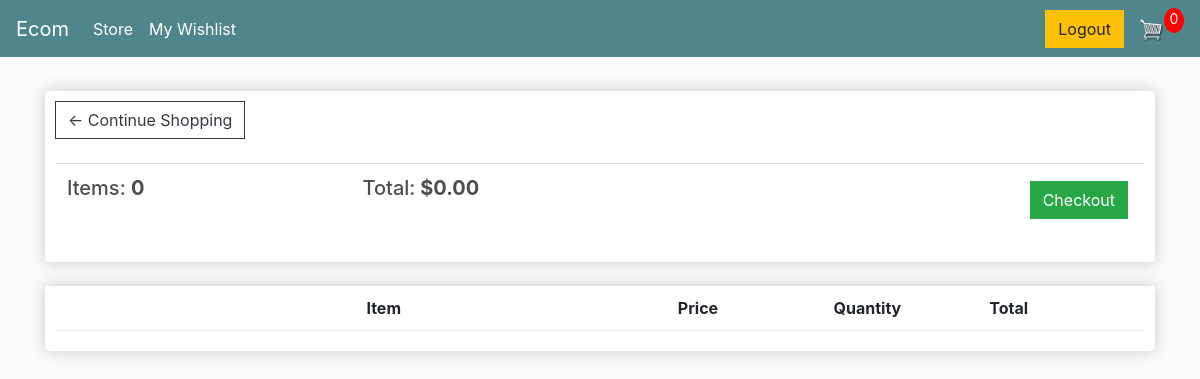
The app's page /cart/ (signed in), older data.
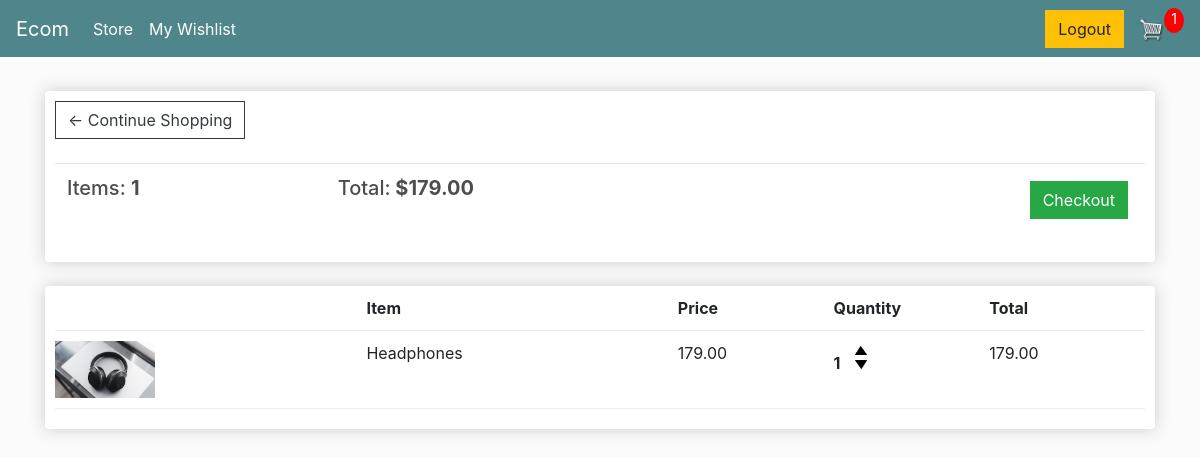
The same page, newer data.
### store/models.py (models this page shows, shortened)
class Order(models.Model):
    customer = models.ForeignKey(Customer, on_delete=models.SET_NULL, null=True, blank=True)
    date_ordered = models.DateTimeField(auto_now_add=True)
    complete = models.BooleanField(default=False, null=True, blank=False)
    transaction_id = models.CharField(max_length=100, null=True)
    @property
    def get_cart_total(self):
        order_items = self.orderitem_set.all()
        total = sum([item.get_total for item in order_items])
        return total
    @property
    def get_number_of_items(self):
        order_items = self.orderitem_set.all()
        total = sum([item.quantity for item in order_items])
        return total

class OrderItem(models.Model):
    product = models.ForeignKey(Product, on_delete=models.SET_NULL, null=True, blank=True)
    order = models.ForeignKey(Order, on_delete=models.SET_NULL, null=True, blank=True)
    quantity = models.IntegerField(default=0, null=True, blank=True)
    date_added = models.DateTimeField(auto_now_add=True)
    @property
    def get_total(self):
        return self.quantity * self.product.price

class Product(models.Model):
    name = models.CharField(max_length=200, null=True)
    price = models.FloatField()
    digital = models.BooleanField(default=False, null=True, blank=True)
    image = models.ImageField(null=True, blank=True)
    @property
    def imageURL(self):
        try:
            url = self.image.url
        except:
            url = ''
        return url

### store/views.py (the view)
# urls.py: path('cart/', views.cart, name = 'cart'),
def cart(request):
    cookieData = cartData(request = request)
    noOfCartItems = cookieData['noOfCartItems']
    order = cookieData['order']
    items = cookieData['items']
    context={ 'items': items, 'order': order, 'noOfCartItems':  noOfCartItems }
    return render(request, 'store/cart.html', context)

### store/utils.py (called while the page is built)
def cartData(request):
    if request.user.is_authenticated:
        customer = request.user.customer
        order, created = Order.objects.get_or_create(customer = customer, complete = False)
        items = order.orderitem_set.all()
        noOfCartItems = order.get_number_of_items
    else:
        cookieData = cookieCart(request = request)
        noOfCartItems = cookieData['noOfCartItems']
        order = cookieData['order']
        items = cookieData['items']
    return {
        'noOfCartItems': noOfCartItems,
        'order': order,
        'items': items
    }

### templates/store/cart.html
{% extends 'store/main.html' %}
{% load static %}
{% block content %}
    <div class="row">
        <div class="col-lg-12">
            <div class="box-element">
                <a  class="btn btn-outline-dark" href="{% url 'store' %}">&#x2190; Continue Shopping</a>
                <br>
                <br>
                <table class="table">
                    <tr>
                        <th><h5>Items: <strong>{{ order.get_number_of_items }} </strong></h5></th>
                        <th><h5>Total:<strong> ${{order.get_cart_total|floatformat:2}} </strong></h5></th>
                        <th>
                            <a  style="float:right; margin:5px;" class="btn btn-success" href="{% url 'checkout' %}">Checkout</a>
                        </th>
                    </tr>
                </table>
            </div>
            <br>
            <div class="box-element">
                <div class="cart-row">
                    <div style="flex:2"></div>
                    <div style="flex:2"><strong>Item</strong></div>
                    <div style="flex:1"><strong>Price</strong></div>
                    <div style="flex:1"><strong>Quantity</strong></div>
                    <div style="flex:1"><strong>Total</strong></div>
                </div>
                {% for item in items %}
                    <div class="cart-row">
                        <div style="flex:2"><img class="row-image" src="{{item.product.imageURL}}"></div>
                        <div style="flex:2"><p>{{item.product.name}}</p></div>
                        <div style="flex:1"><p>{{item.product.price|floatformat:2}} </p></div>
                        <div style="flex:1">
                            <p class="quantity">{{item.quantity}}</p>
                            <div class="quantity">
                                <img data-product={{item.product.id}} data-action="add"  class="chg-quantity update-cart" src="{% static  'images/arrow-up.png' %}">
                                <img data-product={{item.product.id}} data-action="remove"  class="chg-quantity update-cart" src="{% static  'images/arrow-down.png' %}">
                            </div>
                        </div>
                        <div style="flex:1"><p>{{item.get_total|floatformat:2}} </p></div>
                    </div>
                {% endfor %}
        </div>
    </div>
{% endblock content %}

### templates/store/main.html (shortened to what this page needs)
<!DOCTYPE html>
{% load static %}
<html>
    <head>
           <link rel="stylesheet" href="https://stackpath.bootstrapcdn.com/bootstrap/4.4.1/css/bootstrap.min.css">
           <link rel="stylesheet" type="text/css" href="{% static 'css/main.css' %}">
    </head>
    <body>
        <nav class="navbar navbar-expand-lg navbar-dark bg-dark">
            <a class="navbar-brand" href="{% url 'store' %}">Ecom</a>
            <div class="collapse navbar-collapse" id="navbarSupportedContent">
                <ul class="navbar-nav mr-auto">
                    <li class="nav-item active">
                        <a class="nav-link" href="{% url 'store' %}">Store <span class="sr-only">(current)</span></a>
                    </li>
                    <li class="nav-item active">
                        <a class="nav-link" href="{% url 'wishlist' %}">My Wishlist <span class="sr-only">(current)</span></a>
                    </li>
                </ul>
                <div class="form-inline my-2 my-lg-0">
                    {% if user.is_authenticated %}
                        <a href={%url 'logout'%} class="btn btn-warning">Logout</a>
                    {% else %}
                        <a href={%url 'login'%} class="btn btn-warning mr-3">Login</a>
                        {% comment %} <a class="nav-item nav-link" href={%url 'login'%}>Login</a> {% endcomment %}
                        <a href={%url 'register'%} class="btn btn-success">Register</a>
                    {% endif %}
                    <a href="{% url 'cart' %}">
                        <img  id="cart-icon" src="{% static 'images/cart.png' %}">
                    </a>
                    <p id="cart-total">{{ noOfCartItems }}</p>
                </div>
            </div>
        </nav>
         <div class="container">
            <br>
            {% block content %}{% endblock content %}
         </div>
    </body>
</html>

### static/css/main.css (style rules this page uses)
body { background-color: hsl(0, 0%, 98%); }
h1,h2,h3,h4,h5,h6 { color:hsl(0, 0%, 30%); }
.box-element { box-shadow:hsl(0, 0%, 80%) 0 0 16px; background-color: #fff; border-radius: 4px; padding: 10px; }
.bg-dark { background-color: #4f868c!important; }
#cart-icon { width:25px; display: inline-block; margin-left: 15px; }
#cart-total { display: block; text-align: center; color:#fff; background-color: red; width: 20px; height: 25px; border-radius: 50%; font-size: 14px; }
.col-lg-4, .col-lg-6, .col-lg-8, .col-lg-12 { margin-top: 10px; }
.btn { border-radius: 0; }
.row-image { width: 100px; }
.cart-row { display: flex; align-items: flex-stretch; padding-bottom: 10px; margin-bottom: 10px; border-bottom: 1px solid #ececec; }
.quantity { display: inline-block; font-weight: 700; padding-right:10px; }
.chg-quantity { width: 12px; cursor: pointer; display: block; margin-top: 5px; transition:.1s; }

Row changes from the older to the newer data that the page shows:
computed for Order: get_number_of_items "0" → "1"; get_cart_total "0.00" → "179.00"
added OrderItem: product.imageURL (picture), product.name "Headphones", product.price "179.00", quantity "1", get_total "179.00"
Text that changed along with them:
{{ noOfCartItems }}: "0" → "1"
